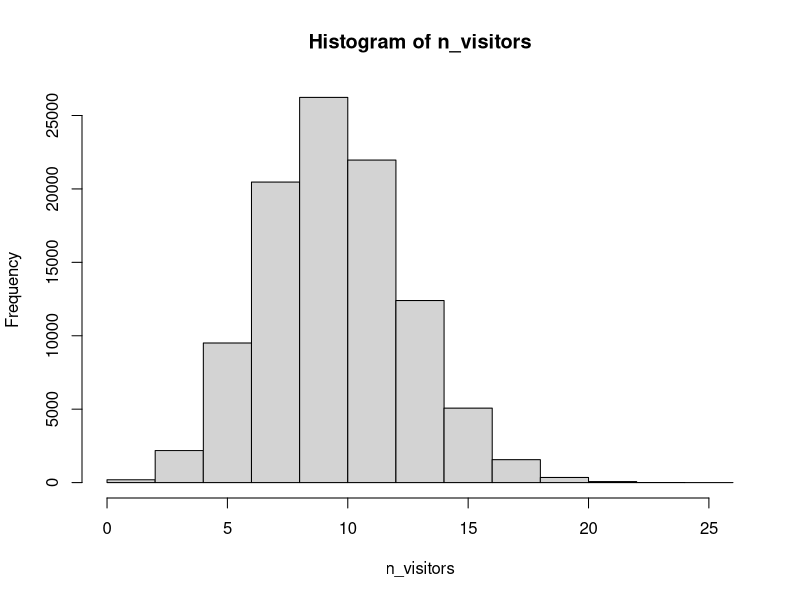
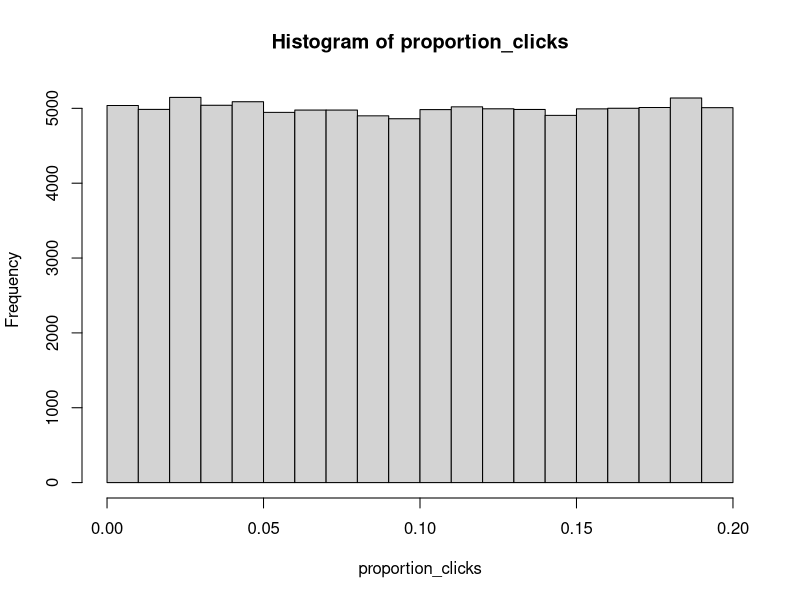
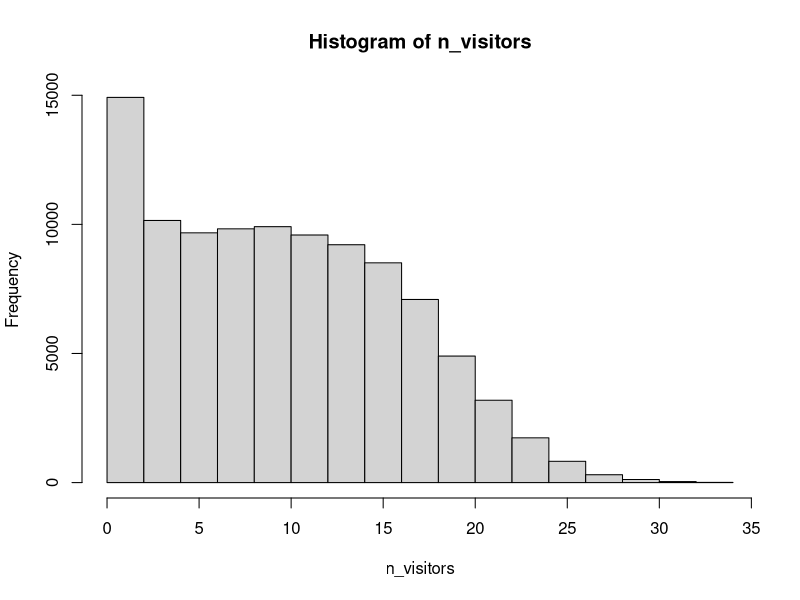

Generate these figures, in order, with R:
## ---- chunk 1
# Parameters
prop_success <- 0.42
n_zombies <- 100

# Simulating data
data <- c()
for(zombie in 1:n_zombies) {
  data[zombie] <- runif(1, min = 0, max = 1) < prop_success
}
data <- as.numeric(data)
data <- sum(data)
## ---- chunk 2
# Fill in the parameters
n_samples <- 100000
n_ads_shown <- 100
proportion_clicks <- 0.1
n_visitors <- rbinom(n_samples, size = n_ads_shown, 
                     prob = proportion_clicks)

# Visualize n_visitors
hist(n_visitors)
## ---- chunk 3
# Update proportion_clicks
n_samples <- 100000
n_ads_shown <- 100
proportion_clicks <- runif(n = n_samples, min = 0.0, max = 0.2)
n_visitors <- rbinom(n = n_samples, size = n_ads_shown, prob = proportion_clicks)

# Visualize the results
hist(proportion_clicks)
hist(n_visitors)
